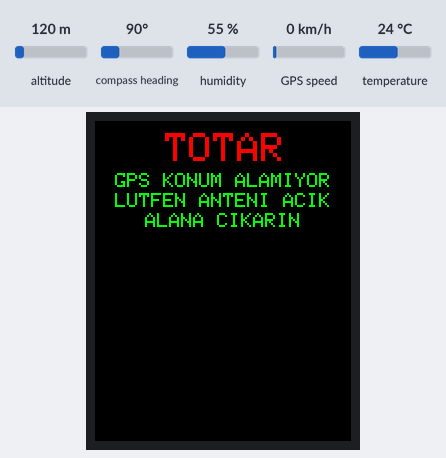
Bench run of a sketch on a simulated Arduino Uno, built with avr-gcc and run on an emulated ATmega328P. On the bench: 128×160 colour display. The test bench sets the inputs (shaded band); at power-on: humidity 55 %, temperature 24 °C, altitude 120 m, compass heading 90°, GPS speed 0 km/h. The GPS gets a fix after 3 s at 37.7749, -122.4194 with 8 satellites; what the sketch prints to the serial monitor is not drawn.

Above: at 1.3 s.
1.4 s: humidity set to 21 %
At 3.56 s:
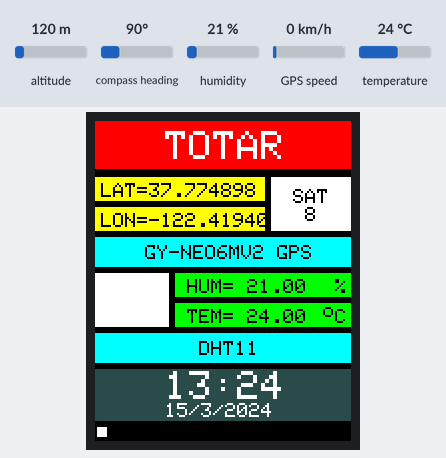
5.8 s: humidity set to 18 %
At 8.57 s:
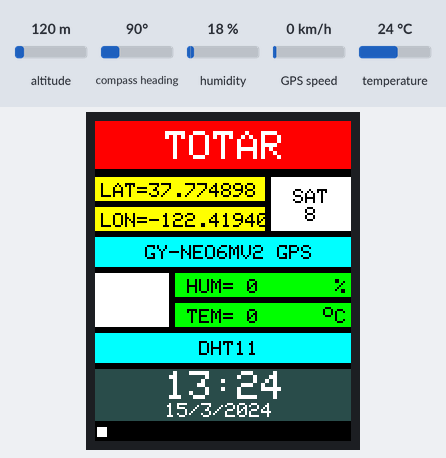
10.8 s: humidity set to 22 %
At 13.87 s:
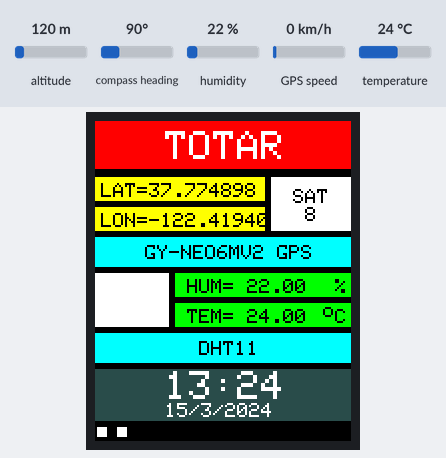
15.8 s: temperature set to 12 °C
At 18.58 s:
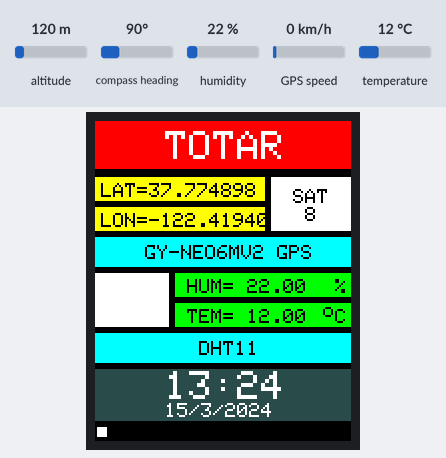
19.9 s: humidity set to 12 %
At 23.89 s:
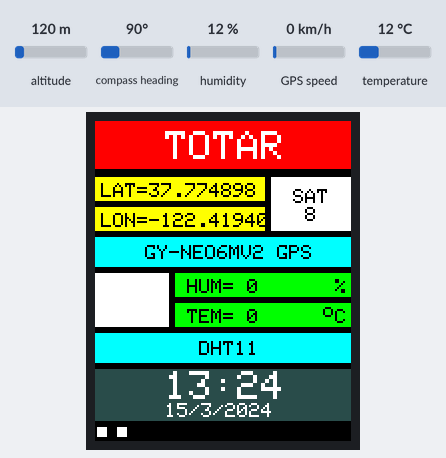
Timing chart, 0 to 24.7 s (numbered marks = the images above; inputs shaded):
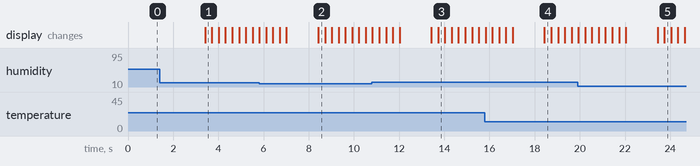

The sketch:

GPS_code.ino
```cpp
#include <dht.h>
#include <TinyGPS++.h>
#include <SoftwareSerial.h>
#include <Adafruit_GFX.h> // grafik kütüphanesi
#include <Adafruit_ST7735.h> // donanım kütüphanesi
#include <SPI.h>

int sclk = 13;
int mosi = 11;
int cs = 10;
int dc = 9;
int rst = 8;


#define DHT11_PIN 4
dht DHT;

int RXPin = 2;
int TXPin = 3;
int GPSBaud = 9600;

TinyGPSPlus gps;
SoftwareSerial gpsSerial(RXPin, TXPin);

Adafruit_ST7735 tft = Adafruit_ST7735 (cs, dc, rst);
void setup()
{
  float hum = 0;
  float tem = 0;
  Serial.begin(9600);
  gpsSerial.begin(GPSBaud);
  tft.initR (INITR_BLACKTAB);
  tft.fillScreen (ST7735_BLACK);  // Ekranın tamamını siyaha boya
  tft.setTextColor(ST7735_RED);  // Yazı rengini kırmızı olarak ayarla
  tft.setTextSize(2);  // Yazı boyutu 1 olsun
  tft.setCursor (35, 6);  // Yazının başlangıç pikselinin koordinatları
  tft.print ("TOTAR");  // Ekrana yazdırılacak metin

}
void loop()
{
  tft.setTextSize(1);
  // Bu taslak, yeni bir cümle her doğru kodlandığında bilgileri görüntüler
  while (gpsSerial.available() > 0)
    if (gps.encode(gpsSerial.read()))
      displayInfo();
  // 1000 milisaniye geçerse ve gelen karakter yoksa
  // yazılım seri portu üzerinden "GPS algılanmadı" hatası göster
  if (millis() > 1000 && gps.charsProcessed() < 10)
  {
    Serial.println("GPS algılanmadı");
    while(true);
  }
}

void displayInfo()
{
  int chk = DHT.read11(DHT11_PIN);
  float tem = DHT.temperature;  // Read temperature
  float hum = DHT.humidity; // Read humidity
  if (gps.location.isValid())
  {
    Serial.print(gps.location.lat(), 6); Serial.print(",");Serial.print(gps.location.lng(), 6);Serial.print(",");Serial.println(gps.satellites.value());//Koordinat Bilgisi
    // Nesne "beslendikten" sonra, herhangi bir veri alanının güncellenip güncellenmediğini görmek için onu sorgulayabilirsiniz
    // <----- Title ----->
    tft.fillScreen(ST7735_BLACK);
    tft.setTextColor(ST7735_WHITE);  // Yazı rengini kırmızı olarak ayarla
    tft.setTextSize(2);  // Yazı boyutu 2 olsun
    tft.fillRect(0,0,128,24,ST7735_RED);
    tft.setCursor (35, 5);
    tft.print ("TOTAR");
    // <----- Title ----->

    // <----- Coordinate LAT ----->
    tft.setTextColor(ST7735_BLACK);
    tft.setTextSize(1);
    tft.fillRect(0,28,85,12,ST7735_YELLOW);
    tft.setCursor (3, 31);
    tft.print ("LAT="); tft.print (gps.location.lat(), 6);
    // <----- Coordinate LAT ----->

    // <----- Coordinate LON ----->
    tft.setTextColor(ST7735_BLACK);
    tft.setTextSize(1);
    tft.fillRect(0,43,85,12,ST7735_YELLOW);
    tft.setCursor (3, 46);
    tft.print ("LON="); tft.print (gps.location.lng(), 6);
    // <----- Coordinate LON ----->


    // <----- SAT ----->
    tft.setTextColor(ST7735_BLACK);
    tft.setTextSize(1);
    tft.fillRect(88,28,128,27,ST7735_WHITE);
    tft.setCursor (99, 34);
    tft.print ("SAT");
    tft.setCursor (105, 43);
    tft.print (gps.satellites.value());
    // <----- SAT ----->

    // <----- GPS Title ----->
    tft.setTextColor(ST7735_BLACK);
    tft.setTextSize(1);
    tft.fillRect(0,58,128,15,ST7735_CYAN);
    tft.setCursor (25, 62);
    tft.print ("GY-NEO6MV2 GPS");
    // <----- GPS Title ----->

    // <----- DHT BG ----->
    tft.setTextColor(ST7735_BLACK);
    tft.setTextSize(1);
    tft.fillRect(0,76,37,27,ST7735_WHITE);

    tft.setTextColor(ST7735_BLACK);
    tft.setTextSize(1);
    tft.fillRect(40,76,128,12,ST7735_GREEN);

    tft.setTextColor(ST7735_BLACK);
    tft.setTextSize(1);
    tft.fillRect(40,91,128,12,ST7735_GREEN);
    // <----- DHT BG ----->

    if (tem >= 0 & hum >= 20)
    {
      // <----- DHT HUM ----->
      tft.setCursor (46, 79);
      tft.print ("HUM= "); tft.print (hum);
      tft.setCursor (120, 79);
      tft.print ("%");
      // <----- DHT HUM ----->

      // <----- DHT TEM ----->
      tft.setCursor (46, 94);
      tft.print ("TEM= "); tft.print (tem);
      tft.setCursor (114, 91);
      tft.print("o");
      tft.setCursor (120, 94);
      tft.print ("C");
      // <----- DHT TEM ----->
    }
    else
    {
      // <----- DHT HUM ----->
      tft.setCursor (46, 79);
      tft.print ("HUM= "); tft.print (0);
      tft.setCursor (120, 79);
      tft.print ("%");
      // <----- DHT HUM ----->

      // <----- DHT TEM ----->
      tft.setCursor (46, 94);
      tft.print ("TEM= "); tft.print (0); tft.print (" ");
      tft.setCursor (114, 91);
      tft.print("o");
      tft.setCursor (120, 94);
      tft.print ("C");
      // <----- DHT TEM ----->
    }

    // <----- DHT Title ----->
    tft.setTextColor(ST7735_BLACK);
    tft.setTextSize(1);
    tft.fillRect(0,106,128,15,ST7735_CYAN);
    tft.setCursor (52, 110);
    tft.print ("DHT11");
    // <----- DHT Title ----->

    // <----- TIME ----->
    tft.setTextColor(ST7735_WHITE);
    tft.setTextSize(2);
    tft.fillRect(0,124,128,26,0x2A69);
    tft.setCursor (35, 125);
    if (gps.time.isValid())
    {
      if (gps.time.hour() < 10) tft.print(F("0"));
      tft.print(gps.time.hour()+3);
      tft.print(F(":"));
      if (gps.time.minute() < 10) tft.print(F("0"));
      tft.print(gps.time.minute());
    }
    else
    {
      tft.print(F("INVALID"));
    }
    //tft.print (gps.time);
    tft.setTextSize(1);
    tft.setCursor (35, 141);
    if (gps.date.isValid())
    {
      tft.print(gps.date.day());
      tft.print(F("/"));
      tft.print(gps.date.month());
      tft.print(F("/"));
      tft.print(gps.date.year());
    }
    else
    {
      tft.print(F("INVALID"));
    }
    // <----- TIME ----->

    // <----- COUNTER ----->
    int a = 1;
    for(int i = 0; i < 13; i++)
    {
      tft.fillRect(a,153,5,5,ST7735_WHITE);
      a = a+10;
      delay(300);
    }
    // <----- COUNTER ----->

 }
 else
 {

   Serial.println("Konum: Müsait değil");//Konum bilgisi alınmadığını gösterir
   tft.setCursor (10, 26);
   tft.setTextColor(ST7735_GREEN);
   tft.print ("GPS KONUM ALAMIYOR");
   tft.setCursor (10, 36);
   tft.print ("LUTFEN ANTENI ACIK");
   tft.setCursor (25, 46);
   tft.print ("ALANA CIKARIN");

 }
 Serial.println();
 delay(1000);
}
```

Measured:
- the behaviour switches between 20 and 19 % on humidity (found by bisection; images 1 and 2)
- after the input at 5.8 s, the display: first differs from a run without the input after 2.6 s (image 2)
- after the input at 10.8 s, the display: first differs from a run without the input after 2.6 s (image 3 shows a later state)
- after the input at 19.9 s, the display: first differs from a run without the input after 3.5 s (image 5 shows a later state)
